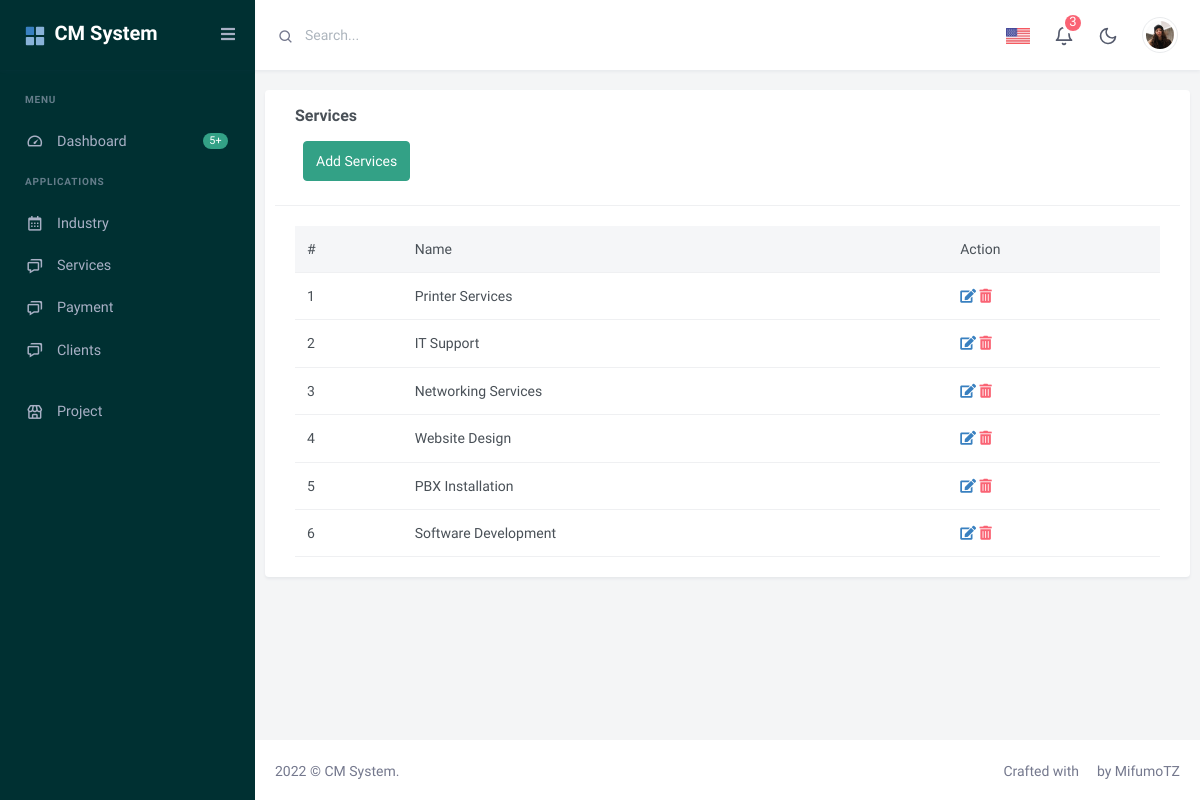
/services/, run on an earlier commit of the app's database.
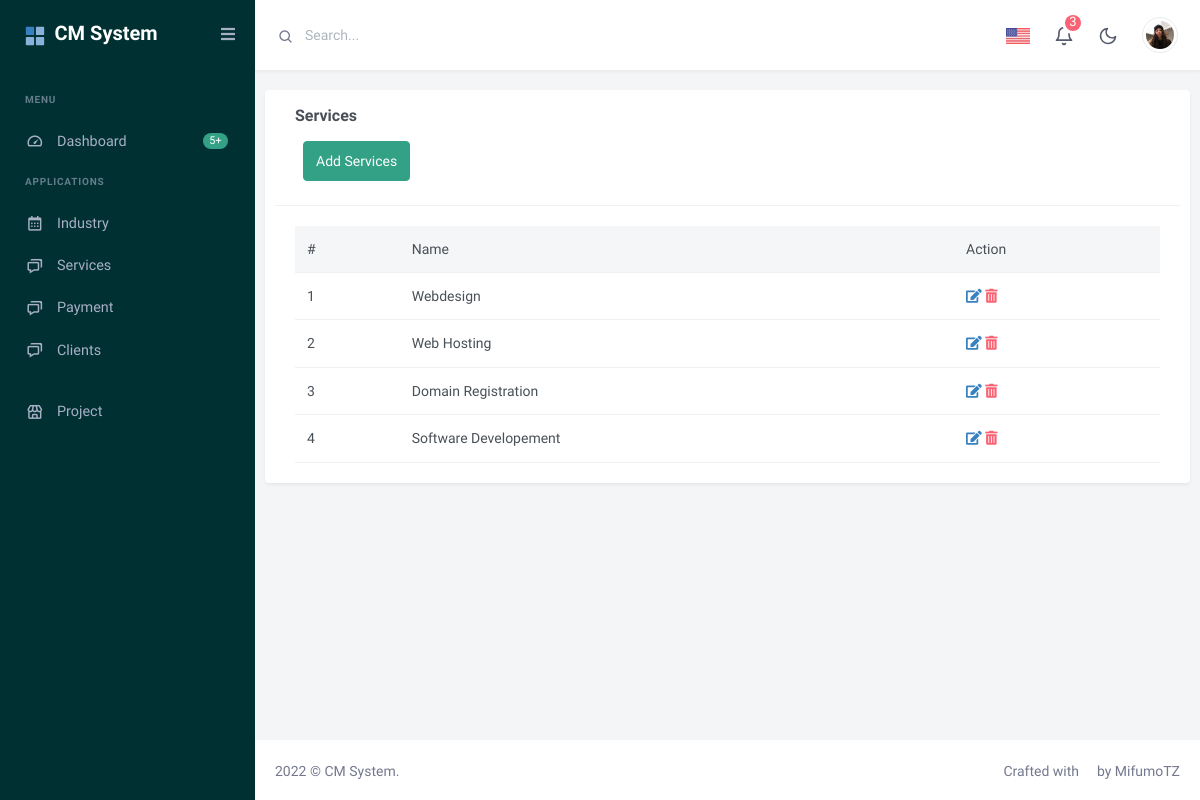
And on a later commit of the database.
### client/models.py (models this page shows, shortened)
class ServicesCategory(models.Model):
    name=models.CharField(max_length=150, null=True)

### client/views.py (the view)
# urls.py: path('services/',DisplayServicesCategories.as_view(), name='services' ),
class DisplayServicesCategories(ListView):
    model=ServicesCategory
    template_name='services/all_services.html'
    def get_context_data(self, **kwargs):
        context = super(DisplayServicesCategories, self).get_context_data(**kwargs)
        context['services']=ServicesCategory.objects.all()
        return context

### client/templates/services/all_services.html
{% extends 'base.html' %}
{% block content %}
<div class="row">
    <div class="card">
    <div class="col-lg-12">
            <div class="card-header">
                <h4 class="card-title">Services</h4>
                <a class="btn btn-success pull-right m-2 pull-left"  href=" {% url 'createservices' %}">Add Services</a></div>
            </div>
            <div class="card-body">
                <div class="table-responsive">
                    <table class="table mb-0">
                        <thead class="table-light">
                            <tr>
                                <th>#</th>
                                <th>Name</th>
                                <th>Action</th>
                            </tr>
                        </thead>
                        <tbody>
                            {% for service in services %}
                            <tr>
                                <td>{{forloop.counter}}</td>
                                <td>{{service.name}}</td>
                                <td>
                                    <a href="{% url 'serviceupdate' service.id %}" ><i class="fas fa-edit"></i></a>
                                    <a href="{% url 'servicedelete' service.id %}"><i class="fas fa-trash-alt"></i></a>
                                </td>
                            {% endfor %}
                        </tbody>
                    </table>
                </div>
            </div>
        </div>
    </div>
</div>
{% endblock content %}

What changed in the data, as far as the page shows it:
removed ServicesCategory: name "Printer Services"
removed ServicesCategory: name "IT Support"
removed ServicesCategory: name "Networking Services"
removed ServicesCategory: name "Website Design"
removed ServicesCategory: name "PBX Installation"
removed ServicesCategory: name "Software Development"
added ServicesCategory: name "Webdesign"
added ServicesCategory: name "Web Hosting"
added ServicesCategory: name "Domain Registration"
added ServicesCategory: name "Software Developement"
